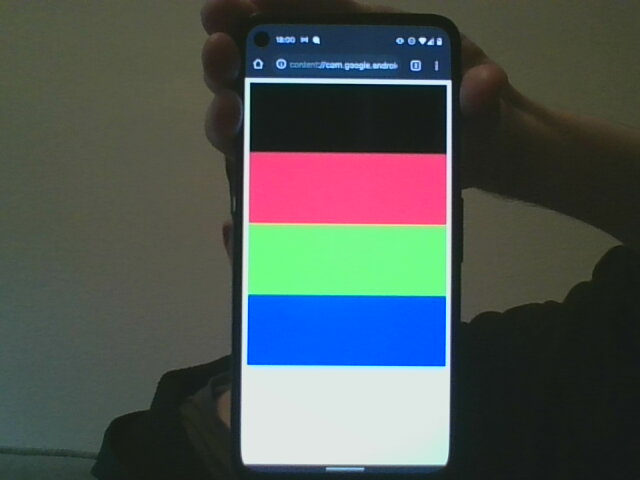
#> input picture images/test_card_orig.jpg, 640 x 480 px, given in place of the camera
$ python optimize_webcam.py
#> lines starting #> are read from the running program, lines starting #| are printed output that depends on the picture
#> in get_next_image, img is the input picture: shape (480, 640, 3); mean B, G, R 84.6, 86, 78.4
from typing import Tuple, Sequence
import matplotlib.pyplot as plt
from skimage.color import rgb2gray
from skimage.io import imread, imshow
from skimage import measure
from scipy.optimize import dual_annealing
import numpy as np
import cv2
import subprocess


def get_brgbw_points(image: np.array) -> Tuple[Tuple[int, int]]:
    """Get the points coordinates of the colors of the test card

    Finding the contout of the test card, and then finding the 5 different
    colors based on the shape of the test card

    Args:
        image (np.array): An image with the test card on it

    Raises:
        ValueError: If no contour is found in the image

    Returns:
        Tuple[Tuple[int, int]]: A sequence of 5 points (black, red, green, blue, white)
    """
    img = cv2.cvtColor(image, cv2.COLOR_BGR2RGB)
    img_g = rgb2gray(img)
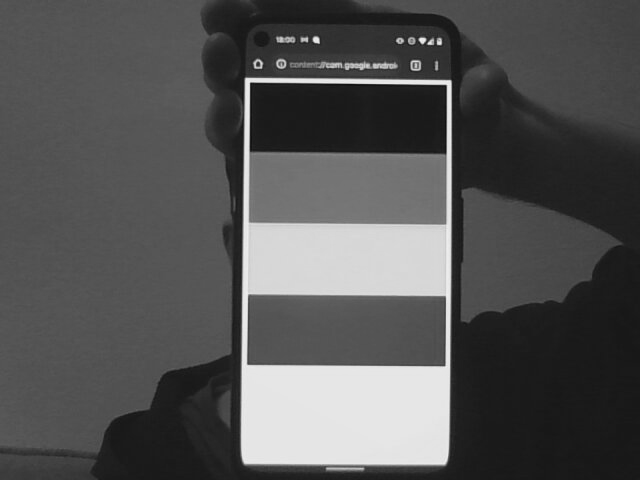
#> img_g: shape (480, 640) float64; min 0.0629, max 0.944, mean 0.331
    contours = measure.find_contours(img_g, 0.8)
#> contours = 36 point arrays, longest 1197 points
    if not contours:
        raise ValueError("no contours found in the image")
    # ascending sort, biggest contour is the last one
    roi_contour = sorted(contours, key=lambda x: x.shape[0])[-1]
#> roi_contour = 1197 pairs, first value 77.86 to 463.9, second value 241 to 450.4
    # we assume that the phone is in vertical position
    top, left = np.min(roi_contour[:, 0]), np.min(roi_contour[:, 1])
#> top = 77.86; left = 241
    bottom, right = np.max(roi_contour[:, 0]), np.max(roi_contour[:, 1])
#> bottom = 463.9; right = 450.4
    center = int(left + (right - left) / 2)
#> center = 345
    height = bottom - top
#> height = 386.1

    black = (center, int(top + 0.1 * height))
#> black = (345, 116)
    red = (center, int(top + 0.3 * height))
#> red = (345, 193)
    green = (center, int(top + 0.5 * height))
#> green = (345, 270)
    blue = (center, int(top + 0.7 * height))
#> blue = (345, 348)
    white = (center, int(top + 0.9 * height))
#> white = (345, 425)

    return black, red, green, blue, white


class WebCam:
    def __init__(self):
        self.cam = cv2.VideoCapture(0)

    def get_next_image(self) -> np.array:
        ret, img = self.cam.read()
        if ret:
            return img
        raise EnvironmentError("webcam error")


def set_webcam_parameters(
    brightness, contrast, saturation, hue, gamma, white_balance_temperature
):
    """Set the webcam parameters by calling v4l2-ctl command

    Here is the paramters that v4l2-ctl can set on the machine:

    [nix-shell:~/workspace/webcam_calibration]$ v4l2-ctl -l
                         brightness 0x00980900 (int)    : min=-64 max=64 step=1 default=0 value=0
                           contrast 0x00980901 (int)    : min=0 max=95 step=1 default=0 value=0
                         saturation 0x00980902 (int)    : min=0 max=100 step=1 default=64 value=64
                                hue 0x00980903 (int)    : min=-2000 max=2000 step=1 default=0 value=0
     white_balance_temperature_auto 0x0098090c (bool)   : default=1 value=0
                              gamma 0x00980910 (int)    : min=100 max=300 step=1 default=100 value=100
               power_line_frequency 0x00980918 (menu)   : min=0 max=2 default=1 value=1
          white_balance_temperature 0x0098091a (int)    : min=2800 max=6500 step=1 default=4600 value=4600
                          sharpness 0x0098091b (int)    : min=1 max=7 step=1 default=2 value=2
             backlight_compensation 0x0098091c (int)    : min=0 max=3 step=1 default=3 value=3
                      exposure_auto 0x009a0901 (menu)   : min=0 max=3 default=3 value=3
                  exposure_absolute 0x009a0902 (int)    : min=10 max=626 step=1 default=156 value=156 flags=inactive
             exposure_auto_priority 0x009a0903 (bool)   : default=0 value=1

    """
    # avoiding forbidden values
    brightness = int(min(max(-64, brightness), 64))
    contrast = int(min(max(0, contrast), 95))
    saturation = int(min(max(0, saturation), 100))
    hue = int(min(max(-2000, hue), 2000))
    gamma = int(min(max(100, gamma), 300))
    white_balance_temperature = int(min(max(2800, white_balance_temperature), 6500))
    subprocess.run(
        [
            "v4l2-ctl",
            "-c",
            f"brightness={brightness}",
            "-c",
            f"contrast={contrast}",
            "-c",
            f"saturation={saturation}",
            "-c",
            f"hue={hue}",
            "-c",
            f"gamma={gamma}",
            "-c",
            f"white_balance_temperature={white_balance_temperature}",
        ]
    )


def ground_truth() -> np.array:
    """Returns the "true" colors value of the 5 colors of the test card

    Returns:
        np.array: the colors in BGR for the 5 points (in order (black, red, green, blue, white))
    """
    return (
        np.array(
            [
                0,
                0,
                0,  # black
                0,
                0,
                255,  # red (opencv works in BGR)
                0,
                255,
                0,  # green
                255,
                0,
                0,  # blue
                255,
                255,
                255,  # white
            ]
        )
        / 255.0
    )


def get_colors(image: np.array, points: Tuple[Tuple[int, int]]) -> np.array:
    """Get the color of the points in the image

    Args:
        image (np.array): The image with the test card on it
        points (Tuple[Tuple[int, int]]): The 5 points

    Returns:
        np.array: the colors in BGR for the 5 points (in order (black, red, green, blue, white))
    """
    return np.reshape(np.array([image[p[1], p[0]] for p in points]), -1) / 255.0


def mse(y_true: np.array, y_pred: np.array) -> float:
    """Mean squrraed error between a vecotr of "true" values and the current values

    Args:
        y_true (np.array): The ground truth
        y_pred (np.array): the prediction

    Returns:
        float: the mse
    """
    return np.mean((y_true - y_pred) ** 2)


def func_to_optimize(
    x: Sequence[float], camera: WebCam, points: Tuple[Tuple[int, int]]
) -> float:
    """Function to optimize:

    1. Set new paramters of the camera
    2. Get the colors of the test card
    3. Calculate the mse between the true values and the current one

    Args:
        x (Sequence[float]): The camera parameters to set, see `set_webcam_parameters`
        camera (WebCam): the object holding the webcam
        points (Tuple[Tuple[int, int]]): The 5 points (x,y) of the test card

    Returns:
        float: the mse between the current calues and the ground truth
    """
    set_webcam_parameters(*x)
    img = camera.get_next_image()
    return mse(get_colors(img, points), ground_truth())


if "__main__" == __name__:
    default_x0 = (0, 0, 64, 0, 100, 4600)
    set_webcam_parameters(*default_x0)
    camera = WebCam()
    img = camera.get_next_image()
    points = get_brgbw_points(img)
#> points = ((345, 116), (345, 193), (345, 270), (345, 348), (345, 425))

    ret = dual_annealing(
        func=func_to_optimize,
        bounds=[(-64, 64), (0, 95), (0, 100), (-2000, 2000), (100, 300), (2800, 6500)],
        args=(camera, points),
        x0=default_x0,
    )
#> (the run stopped early here; a loop or call above may not have finished)
